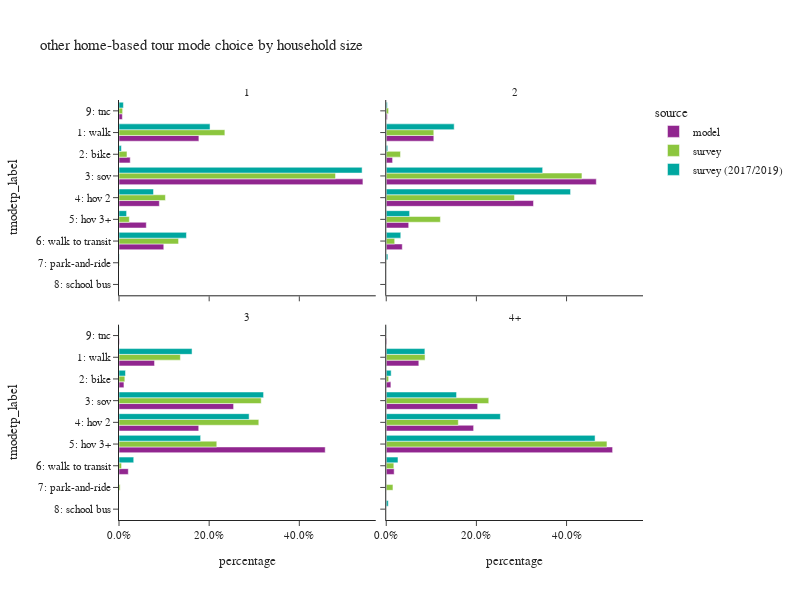

Write notebook code for a chart like this one.
### Code cell
plot_mode_choice(hb_tour,"hhsize_4+",
                 {"hhsize_4+":["1","2","3","4+"],
                  "tmodetp_label":["1: walk","2: bike","3: sov","4: hov 2","5: hov 3+","6: walk to transit",
                                   "7: park-and-ride","8: school bus","9: other–survey only"]},
                 "household size",2,600)

### Figure 1 — Plotly figure (JSON) as saved in the notebook; plotly's stock layout.template omitted (floating-point values rounded to 4 significant figures)
{"data": [{"alignmentgroup": "True", "customdata": [[74503], [10478], [227479], [37621], [25464], [41758], [3116]], "hovertemplate": "source=model<br>hhsize_4+=1<br>percentage=%{x}<br>tmodetp_label=%{y}<br>sample count=%{customdata[0]}<extra></extra>", "legendgroup": "model", "marker": {"color": "#91268F", "pattern": {"shape": ""}}, "name": "model", "offsetgroup": "model", "orientation": "h", "showlegend": true, "textposition": "auto", "type": "bar", "x": [0.1772, 0.02492, 0.5411, 0.08948, 0.06057, 0.09932, 0.007412], "xaxis": "x3", "y": ["1: walk", "2: bike", "3: sov", "4: hov 2", "5: hov 3+", "6: walk to transit", "9: tnc"], "yaxis": "y3"}, {"alignmentgroup": "True", "customdata": [[88885], [11842], [392383], [275111], [41962], [29953], [1982]], "hovertemplate": "source=model<br>hhsize_4+=2<br>percentage=%{x}<br>tmodetp_label=%{y}<br>sample count=%{customdata[0]}<extra></extra>", "legendgroup": "model", "marker": {"color": "#91268F", "pattern": {"shape": ""}}, "name": "model", "offsetgroup": "model", "orientation": "h", "showlegend": false, "textposition": "auto", "type": "bar", "x": [0.1055, 0.01406, 0.4659, 0.3267, 0.04983, 0.03557, 0.002354], "xaxis": "x4", "y": ["1: walk", "2: bike", "3: sov", "4: hov 2", "5: hov 3+", "6: walk to transit", "9: tnc"], "yaxis": "y4"}, {"alignmentgroup": "True", "customdata": [[39613], [5507], [127733], [88859], [229838], [10367], [536]], "hovertemplate": "source=model<br>hhsize_4+=3<br>percentage=%{x}<br>tmodetp_label=%{y}<br>sample count=%{customdata[0]}<extra></extra>", "legendgroup": "model", "marker": {"color": "#91268F", "pattern": {"shape": ""}}, "name": "model", "offsetgroup": "model", "orientation": "h", "showlegend": false, "textposition": "auto", "type": "bar", "x": [0.07884, 0.01096, 0.2542, 0.1769, 0.4574, 0.02063, 0.001067], "xaxis": "x", "y": ["1: walk", "2: bike", "3: sov", "4: hov 2", "5: hov 3+", "6: walk to transit", "9: tnc"], "yaxis": "y"}, {"alignmentgroup": "True", "customdata": [[71125], [10138], [199608], [190765], [494205], [17277], [1115]], "hovertemplate": "source=model<br>hhsize_4+=4+<br>percentage=%{x}<br>tmodetp_label=%{y}<br>sample count=%{customdata[0]}<extra></extra>", "legendgroup": "model", "marker": {"color": "#91268F", "pattern": {"shape": ""}}, "name": "model", "offsetgroup": "model", "orientation": "h", "showlegend": false, "textposition": "auto", "type": "bar", "x": [0.07226, 0.0103, 0.2028, 0.1938, 0.5021, 0.01755, 0.001133], "xaxis": "x2", "y": ["1: walk", "2: bike", "3: sov", "4: hov 2", "5: hov 3+", "6: walk to transit", "9: tnc"], "yaxis": "y2"}, {"alignmentgroup": "True", "customdata": [[380], [52], [466], [84], [28], [129], [4], [11]], "hovertemplate": "source=survey<br>hhsize_4+=1<br>percentage=%{x}<br>tmodetp_label=%{y}<br>sample count=%{customdata[0]}<extra></extra>", "legendgroup": "survey", "marker": {"color": "#8CC63E", "pattern": {"shape": ""}}, "name": "survey", "offsetgroup": "survey", "orientation": "h", "showlegend": true, "textposition": "auto", "type": "bar", "x": [0.2348, 0.01769, 0.4803, 0.103, 0.02291, 0.1321, 0.001053, 0.00807], "xaxis": "x3", "y": ["1: walk", "2: bike", "3: sov", "4: hov 2", "5: hov 3+", "6: walk to transit", "7: park-and-ride", "9: tnc"], "yaxis": "y3"}, {"alignmentgroup": "True", "customdata": [[373], [43], [570], [485], [109], [52], [4], [7]], "hovertemplate": "source=survey<br>hhsize_4+=2<br>percentage=%{x}<br>tmodetp_label=%{y}<br>sample count=%{customdata[0]}<extra></extra>", "legendgroup": "survey", "marker": {"color": "#8CC63E", "pattern": {"shape": ""}}, "name": "survey", "offsetgroup": "survey", "orientation": "h", "showlegend": false, "textposition": "auto", "type": "bar", "x": [0.1055, 0.03163, 0.4341, 0.2845, 0.1201, 0.01873, 0.0002838, 0.005184], "xaxis": "x4", "y": ["1: walk", "2: bike", "3: sov", "4: hov 2", "5: hov 3+", "6: walk to transit", "7: park-and-ride", "9: tnc"], "yaxis": "y4"}, {"alignmentgroup": "True", "customdata": [[81], [15], [141], [135], [76], [7], [4], [1]], "hovertemplate": "source=survey<br>hhsize_4+=3<br>percentage=%{x}<br>tmodetp_label=%{y}<br>sample count=%{customdata[0]}<extra></extra>", "legendgroup": "survey", "marker": {"color": "#8CC63E", "pattern": {"shape": ""}}, "name": "survey", "offsetgroup": "survey", "orientation": "h", "showlegend": false, "textposition": "auto", "type": "bar", "x": [0.1361, 0.01293, 0.3155, 0.3101, 0.2169, 0.005689, 0.002554, 0.0002349], "xaxis": "x", "y": ["1: walk", "2: bike", "3: sov", "4: hov 2", "5: hov 3+", "6: walk to transit", "7: park-and-ride", "9: tnc"], "yaxis": "y"}, {"alignmentgroup": "True", "customdata": [[72], [8], [140], [107], [293], [12], [4], [2]], "hovertemplate": "source=survey<br>hhsize_4+=4+<br>percentage=%{x}<br>tmodetp_label=%{y}<br>sample count=%{customdata[0]}<extra></extra>", "legendgroup": "survey", "marker": {"color": "#8CC63E", "pattern": {"shape": ""}}, "name": "survey", "offsetgroup": "survey", "orientation": "h", "showlegend": false, "textposition": "auto", "type": "bar", "x": [0.08608, 0.005293, 0.2274, 0.1599, 0.4896, 0.01684, 0.01488, 2.938e-05], "xaxis": "x2", "y": ["1: walk", "2: bike", "3: sov", "4: hov 2", "5: hov 3+", "6: walk to transit", "7: park-and-ride", "8: school bus"], "yaxis": "y2"}, {"alignmentgroup": "True", "customdata": [[585], [29], [657], [153], [37], [261], [5], [24]], "hovertemplate": "source=survey (2017/2019)<br>hhsize_4+=1<br>percentage=%{x}<br>tmodetp_label=%{y}<br>sample count=%{customdata[0]}<extra></extra>", "legendgroup": "survey (2017/2019)", "marker": {"color": "#00A7A0", "pattern": {"shape": ""}}, "name": "survey (2017/2019)", "offsetgroup": "survey (2017/2019)", "orientation": "h", "showlegend": true, "textposition": "auto", "type": "bar", "x": [0.2019, 0.005261, 0.5393, 0.07655, 0.01687, 0.1496, 0.0007181, 0.00978], "xaxis": "x3", "y": ["1: walk", "2: bike", "3: sov", "4: hov 2", "5: hov 3+", "6: walk to transit", "7: park-and-ride", "9: tnc"], "yaxis": "y3"}, {"alignmentgroup": "True", "customdata": [[925], [51], [897], [875], [148], [193], [17], [1], [35]], "hovertemplate": "source=survey (2017/2019)<br>hhsize_4+=2<br>percentage=%{x}<br>tmodetp_label=%{y}<br>sample count=%{customdata[0]}<extra></extra>", "legendgroup": "survey (2017/2019)", "marker": {"color": "#00A7A0", "pattern": {"shape": ""}}, "name": "survey (2017/2019)", "offsetgroup": "survey (2017/2019)", "orientation": "h", "showlegend": false, "textposition": "auto", "type": "bar", "x": [0.1507, 0.003297, 0.347, 0.4089, 0.05183, 0.03225, 0.00366, 2.885e-05, 0.0024], "xaxis": "x4", "y": ["1: walk", "2: bike", "3: sov", "4: hov 2", "5: hov 3+", "6: walk to transit", "7: park-and-ride", "8: school bus", "9: tnc"], "yaxis": "y4"}, {"alignmentgroup": "True", "customdata": [[201], [12], [200], [232], [175], [47], [1], [3]], "hovertemplate": "source=survey (2017/2019)<br>hhsize_4+=3<br>percentage=%{x}<br>tmodetp_label=%{y}<br>sample count=%{customdata[0]}<extra></extra>", "legendgroup": "survey (2017/2019)", "marker": {"color": "#00A7A0", "pattern": {"shape": ""}}, "name": "survey (2017/2019)", "offsetgroup": "survey (2017/2019)", "orientation": "h", "showlegend": false, "textposition": "auto", "type": "bar", "x": [0.1621, 0.0144, 0.3207, 0.2887, 0.1811, 0.03268, 1.073e-05, 0.0004559], "xaxis": "x", "y": ["1: walk", "2: bike", "3: sov", "4: hov 2", "5: hov 3+", "6: walk to transit", "8: school bus", "9: tnc"], "yaxis": "y"}, {"alignmentgroup": "True", "customdata": [[194], [21], [152], [238], [504], [38], [10], [3]], "hovertemplate": "source=survey (2017/2019)<br>hhsize_4+=4+<br>percentage=%{x}<br>tmodetp_label=%{y}<br>sample count=%{customdata[0]}<extra></extra>", "legendgroup": "survey (2017/2019)", "marker": {"color": "#00A7A0", "pattern": {"shape": ""}}, "name": "survey (2017/2019)", "offsetgroup": "survey (2017/2019)", "orientation": "h", "showlegend": false, "textposition": "auto", "type": "bar", "x": [0.08571, 0.01092, 0.156, 0.2532, 0.4632, 0.02602, 0.004489, 0.0004689], "xaxis": "x2", "y": ["1: walk", "2: bike", "3: sov", "4: hov 2", "5: hov 3+", "6: walk to transit", "8: school bus", "9: tnc"], "yaxis": "y2"}], "layout": {"annotations": [{"font": {}, "showarrow": false, "text": "3", "x": 0.245, "xanchor": "center", "xref": "paper", "y": 0.465, "yanchor": "bottom", "yref": "paper"}, {"font": {}, "showarrow": false, "text": "4+", "x": 0.755, "xanchor": "center", "xref": "paper", "y": 0.465, "yanchor": "bottom", "yref": "paper"}, {"font": {}, "showarrow": false, "text": "1", "x": 0.245, "xanchor": "center", "xref": "paper", "y": 1.0, "yanchor": "bottom", "yref": "paper"}, {"font": {}, "showarrow": false, "text": "2", "x": 0.755, "xanchor": "center", "xref": "paper", "y": 1.0, "yanchor": "bottom", "yref": "paper"}], "barmode": "group", "height": 600, "legend": {"title": {"text": "source"}, "tracegroupgap": 0}, "title": {"text": "other home-based tour mode choice by household size"}, "width": 800, "xaxis": {"anchor": "y", "domain": [0.0, 0.49], "tickformat": ".1%", "title": {"text": "percentage"}}, "xaxis2": {"anchor": "y2", "domain": [0.51, 1.0], "matches": "x", "tickformat": ".1%", "title": {"text": "percentage"}}, "xaxis3": {"anchor": "y3", "domain": [0.0, 0.49], "matches": "x", "showticklabels": false, "tickformat": ".1%"}, "xaxis4": {"anchor": "y4", "domain": [0.51, 1.0], "matches": "x", "showticklabels": false, "tickformat": ".1%"}, "yaxis": {"anchor": "x", "categoryarray": ["9: other–survey only", "8: school bus", "7: park-and-ride", "6: walk to transit", "5: hov 3+", "4: hov 2", "3: sov", "2: bike", "1: walk"], "categoryorder": "array", "domain": [0.0, 0.465], "title": {"text": "tmodetp_label"}}, "yaxis2": {"anchor": "x2", "domain": [0.0, 0.465], "matches": "y", "showticklabels": false}, "yaxis3": {"anchor": "x3", "categoryarray": ["9: other–survey only", "8: school bus", "7: park-and-ride", "6: walk to transit", "5: hov 3+", "4: hov 2", "3: sov", "2: bike", "1: walk"], "categoryorder": "array", "domain": [0.535, 1.0], "matches": "y", "title": {"text": "tmodetp_label"}}, "yaxis4": {"anchor": "x4", "domain": [0.535, 1.0], "matches": "y", "showticklabels": false}}}
